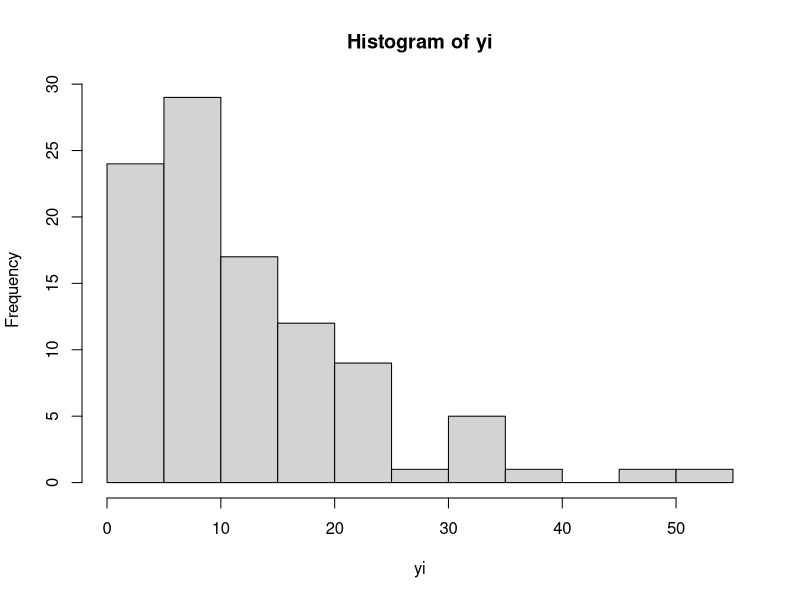
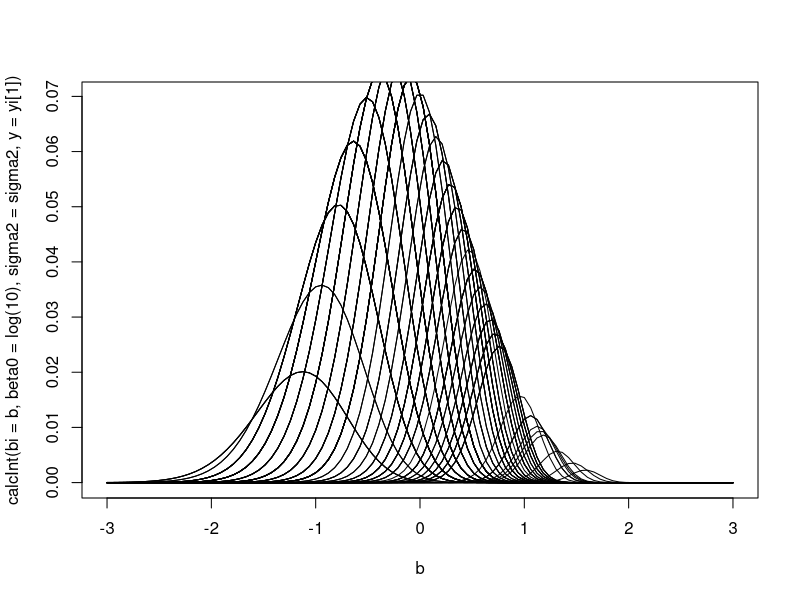

Generate these figures, in order, with R:
## Projeto: Modelo Poisson com efeito aleatorio --------------------------------
## Michely Castro dos Santos Sena ------------------------------------------------------------
require (pracma)

#Constantes
n = 100 #N amostras
## Fixando valores do parâmetros
## bi ~ N(media, sigma^2)
media <- 0
sigma2 <- 0.5

# Tamanho da amostra
set.seed(123) #pseudo aleatório

## Simular o efeito aleatório b_i
bi <- rnorm(n = n, mean = media, sd = sqrt(sigma2))

#onde lambdaI =  e^{beta0 + bi} ## Preditor linear
beta0 <- log(10)
lambdaI <- exp(beta0 + bi)

## Simulando os dados Yi's
#Yi|bi ~ P(lambdaI)
yi <- rpois(n = n, lambda = lambdaI)
hist(yi)

## FIM DA PARTE DE SIMULACAO ---------------------------------------------------

## DECLARANDO FUNÇÕES


calcInt <- function(bi, beta0, sigma2, y){
  lambda <- exp(beta0 + bi)
  
  #c <- (lambda^y*exp(-lambda))/factorial(y)   
  #Não foi possível abrir a distrição de
  #Poisson, pois retorna números inválidos
  #print(c)
  #x <- dpois(y, lambda = lambda)
  #print(x)
  
  d <- sqrt(2 * 3.14 * sigma2)
  e <- (bi^2)/(2*sigma2)
  f <- exp(e)
  #resultado <- (c * (1/(d*f)))
  resultado <- dpois(y, lambda = lambda)*(1/(d*f))
  return(resultado)
}

### Criando uma função: log-verossimulhanança

my_ll <- function(par, y) {
  integralMi <- c()
  for(i in 1:length(y)) {
    integralMi[i] <- integrate(f = calcInt, lower = -Inf, upper = Inf,
                               beta0 = beta0, sigma2 = sigma2, y = yi[i])$value
  }
  ll <- sum(log(integralMi))
  return(-ll)
}



## Gráfico do integrando
b <- seq(-3, 3, l = n)
plot(calcInt(bi = b, beta0 = log(10), sigma2 = sigma2, y = yi[1]) ~ b, type = "l")
for(i in 2:n) {
  lines(b, calcInt(bi = b, beta0 = log(10), sigma2 = sigma2, y = yi[i]))
}


## Resolvendo a integral

integralMi <- c()
for(i in 1:n) {
  integralMi[i] <- integrate(f = calcInt, lower = -Inf, upper = Inf,
                             beta0 = beta0, sigma2 = sigma2, y = yi[i])$value
}

ll <- sum(log(integralMi))


system.time(temp <- optim(par = c(log(8), log(0.3) ), fn = my_ll, y = yi,method = "Nelder-Mead"))
